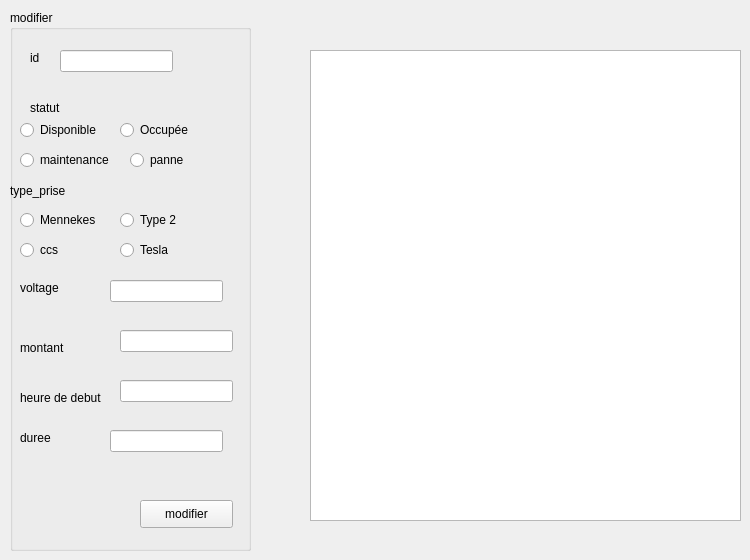
    <widget class="QWidget" name="tab_2">
     <attribute name="title">
      <string>aficher une borne</string>
     </attribute>
     <widget class="QGroupBox" name="groupBox_2">
      <property name="geometry">
       <rect>
        <x>10</x>
        <y>10</y>
        <width>241</width>
        <height>541</height>
       </rect>
      </property>
      <property name="title">
       <string>modifier</string>
      </property>
      <widget class="QLabel" name="label_5">
       <property name="geometry">
        <rect>
         <x>20</x>
         <y>40</y>
         <width>56</width>
         <height>16</height>
        </rect>
       </property>
       <property name="text">
        <string>id</string>
       </property>
      </widget>
      <widget class="QLabel" name="label_6">
       <property name="geometry">
        <rect>
         <x>20</x>
         <y>90</y>
         <width>56</width>
         <height>16</height>
        </rect>
       </property>
       <property name="text">
        <string>statut</string>
       </property>
      </widget>
      <widget class="QLabel" name="label_7">
       <property name="geometry">
        <rect>
         <x>0</x>
         <y>170</y>
         <width>61</width>
         <height>21</height>
        </rect>
       </property>
       <property name="text">
        <string>type_prise</string>
       </property>
      </widget>
      <widget class="QLineEdit" name="le_id_modif">
       <property name="geometry">
        <rect>
         <x>50</x>
         <y>40</y>
         <width>113</width>
         <height>22</height>
        </rect>
       </property>
      </widget>
      <widget class="QPushButton" name="pb_modifier">
       <property name="geometry">
        <rect>
         <x>130</x>
         <y>490</y>
         <width>93</width>
         <height>28</height>
        </rect>
       </property>
       <property name="text">
        <string>modifier</string>
       </property>
      </widget>
      <widget class="QLabel" name="label_12">
       <property name="geometry">
        <rect>
         <x>10</x>
         <y>270</y>
         <width>56</width>
         <height>16</height>
        </rect>
       </property>
       <property name="text">
        <string>voltage</string>
       </property>
      </widget>
      <widget class="QLabel" name="label_13">
       <property name="geometry">
        <rect>
         <x>10</x>
         <y>330</y>
         <width>56</width>
         <height>16</height>
        </rect>
       </property>
       <property name="text">
        <string>montant</string>
       </property>
      </widget>
      <widget class="QLineEdit" name="lineEdit_5">
       <property name="geometry">
        <rect>
         <x>100</x>
         <y>270</y>
         <width>113</width>
         <height>22</height>
        </rect>
       </property>
      </widget>
      <widget class="QLineEdit" name="lineEdit_6">
       <property name="geometry">
        <rect>
         <x>110</x>
         <y>320</y>
         <width>113</width>
         <height>22</height>
        </rect>
       </property>
      </widget>
      <widget class="QLabel" name="label_14">
       <property name="geometry">
        <rect>
         <x>10</x>
         <y>380</y>
         <width>91</width>
         <height>16</height>
        </rect>
       </property>
       <property name="text">
        <string>heure de debut</string>
       </property>
      </widget>
      <widget class="QLabel" name="label_15">
       <property name="geometry">
        <rect>
         <x>10</x>
         <y>420</y>
         <width>56</width>
         <height>16</height>
        </rect>
       </property>
       <property name="text">
        <string>duree</string>
       </property>
      </widget>
      <widget class="QLineEdit" name="lineEdit_7">
       <property name="geometry">
        <rect>
         <x>110</x>
         <y>370</y>
         <width>113</width>
         <height>22</height>
        </rect>
       </property>
      </widget>
      <widget class="QLineEdit" name="lineEdit_8">
       <property name="geometry">
        <rect>
         <x>100</x>
         <y>420</y>
         <width>113</width>
         <height>22</height>
        </rect>
       </property>
      </widget>
      <widget class="QRadioButton" name="Disponible_4">
       <property name="geometry">
        <rect>
         <x>10</x>
         <y>110</y>
         <width>97</width>
         <height>20</height>
        </rect>
       </property>
       <property name="text">
        <string>Disponible</string>
       </property>
      </widget>
      <widget class="QRadioButton" name="occupee_4">
       <property name="geometry">
        <rect>
         <x>110</x>
         <y>110</y>
         <width>97</width>
         <height>20</height>
        </rect>
       </property>
       <property name="text">
        <string>Occupée </string>
       </property>
      </widget>
      <widget class="QRadioButton" name="maintenance_4">
       <property name="geometry">
        <rect>
         <x>10</x>
         <y>140</y>
         <width>97</width>
         <height>20</height>
        </rect>
       </property>
       <property name="text">
        <string>maintenance</string>
       </property>
      </widget>
      <widget class="QRadioButton" name="panne_5">
       <property name="geometry">
        <rect>
         <x>120</x>
         <y>140</y>
         <width>97</width>
         <height>20</height>
        </rect>
       </property>
       <property name="text">
        <string>panne </string>
       </property>
      </widget>
      <widget class="QRadioButton" name="type2_4">
       <property name="geometry">
        <rect>
         <x>110</x>
         <y>200</y>
         <width>97</width>
         <height>20</height>
        </rect>
       </property>
       <property name="text">
        <string>Type 2</string>
       </property>
      </widget>
      <widget class="QRadioButton" name="tesla_4">
       <property name="geometry">
        <rect>
         <x>110</x>
         <y>230</y>
         <width>97</width>
         <height>20</height>
        </rect>
       </property>
       <property name="text">
        <string>Tesla</string>
       </property>
      </widget>
      <widget class="QRadioButton" name="mennekes_4">
       <property name="geometry">
        <rect>
         <x>10</x>
         <y>200</y>
         <width>97</width>
         <height>20</height>
        </rect>
       </property>
       <property name="text">
        <string>Mennekes </string>
       </property>
      </widget>
      <widget class="QRadioButton" name="ccs_4">
       <property name="geometry">
        <rect>
         <x>10</x>
         <y>230</y>
         <width>97</width>
         <height>20</height>
        </rect>
       </property>
       <property name="text">
        <string>ccs</string>
       </property>
      </widget>
     </widget>
     <widget class="QTableView" name="tab_borne2">
      <property name="geometry">
       <rect>
        <x>310</x>
        <y>50</y>
        <width>431</width>
        <height>471</height>
       </rect>
      </property>
     </widget>
    </widget>
